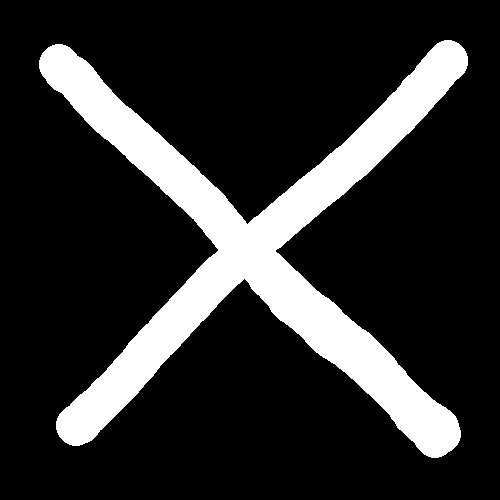
#> input picture hopfieldNetwork/data/img-0.jpeg, 500 x 500 px, given as the content of the folder ../../data/images/numbers, which was not available
$ jupyter execute --allow-errors artificial_retina_2.ipynb
#> lines starting #> are read from the running program, lines starting #| are printed output that depends on the picture; pictures that were not available may be replaced by others from this repository, and a replacement may not be noted
[cell 1]
import glob
from pathlib import Path

import random

import numpy as np
from numba import njit

from PIL import Image
from matplotlib import pyplot as plt

[cell 2]
def load_images(path: Path, thumbnail_shape: tuple) -> list[np.ndarray]:
#> called with thumbnail_shape = (16, 16)
    files = glob.glob(path.as_posix())
    images = []
    for f in files:
        img = Image.open(f).convert('L')
        img.thumbnail(thumbnail_shape, Image.Resampling.BICUBIC)
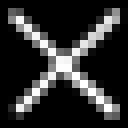
#> img: PIL image 16x16 L (shown 8 times larger); min 0, max 255, mean 46
        img = np.array(img)
        img = -1+(img-img.min())/(img.max()-img.min())*(1-(-1))
        images.append(img)
    return images

[cell 3]
images = load_images(Path('..', '..', 'data', 'images', 'numbers', '*'), (16, 16))
#> images = 1 item

fig, axes = plt.subplots(nrows=2, ncols=5)

fig.set_figwidth(7)
fig.set_figheight(4)

#> (the rest of this cell did not finish here and is left out)

[cell 4]
class Retina:
    def __init__(self, nIn: int, p: float, a: float) -> None:
        self.nIn = nIn
        self.mshape = (nIn, nIn)

        self.w = np.zeros(self.mshape)

        self.p = p
        self.a = a

    def update(self, x: np.ndarray):
        u = x*x.reshape((x.size, 1))
        self.w = self.p*self.w+self.a*u
        self.w *= 1-np.eye(self.nIn)

    def reconstruct(self, x: np.ndarray, niter: int = 1):
        y = x.copy()
        for i in range(niter):
            y = np.dot(self.w, y)
        return y

[cell 5]
n = 16
nIn = n*n
img_shape = (n, n)
mem_shape = (nIn, nIn)

p = 0.8
a = 0.2

noise = 0.0

model = Retina(nIn, p, a)

#> (the rest of this cell did not finish here and is left out)

[cell 6]
fig1, axes1 = plt.subplots(1, figsize=(5, 5), dpi=100)

img = axes1.imshow(model.w, cmap='viridis')

plt.colorbar(img)

plt.autoscale()
plt.tight_layout()
plt.show()
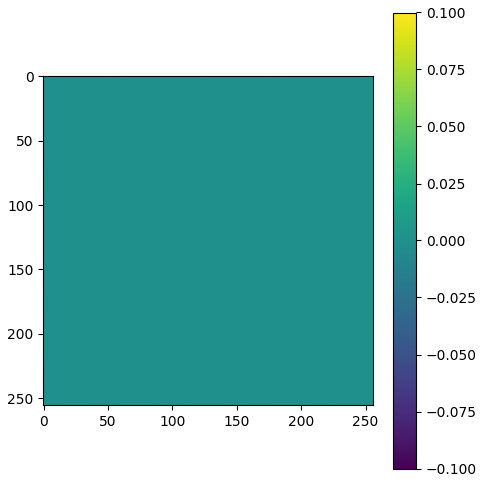
#> figure drawn by matplotlib, 2 panels

[cell 7]
fig2, axes2 = plt.subplots(nrows=3, ncols=3, figsize=(7, 7), dpi=100)

for i in range(3):
    for j in range(3):
        index = 3*i+j
        if index < len(images):
            img = images[index].flatten()
            res = model.reconstruct(img, 1).transpose().reshape(img_shape)
            axes2[i][j].matshow(res, cmap='jet',
                                interpolation='bicubic')

plt.autoscale()
plt.tight_layout()
plt.show()
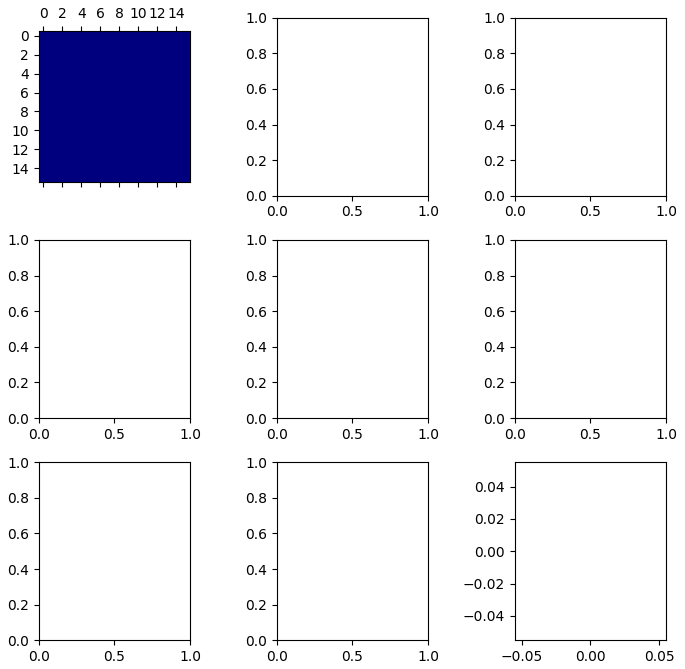
#> figure drawn by matplotlib, 1 panel

$ run again, on hopfieldNetwork/data/img-4.jpeg
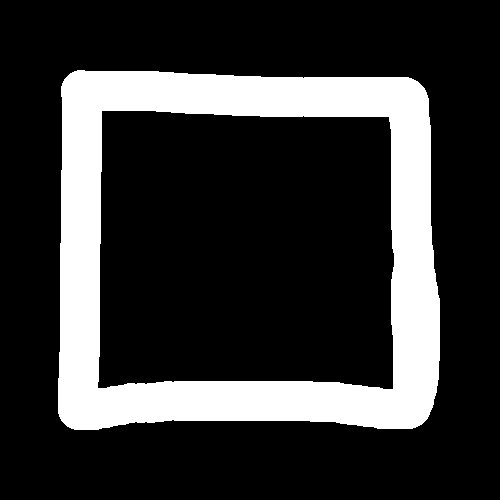
#> input picture hopfieldNetwork/data/img-4.jpeg, 500 x 500 px, given as the content of the folder ../../data/images/numbers, which was not available
#> in load_images, `img.thumbnail(thumbnail_shape, Image.Resampling.BICUBIC)`:
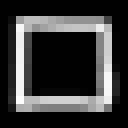
#> img: PIL image 16x16 L (shown 8 times larger); min 0, max 253, mean 55
#> images = 1 item

$ run again, on hopfieldNetwork/data/img-5.jpeg
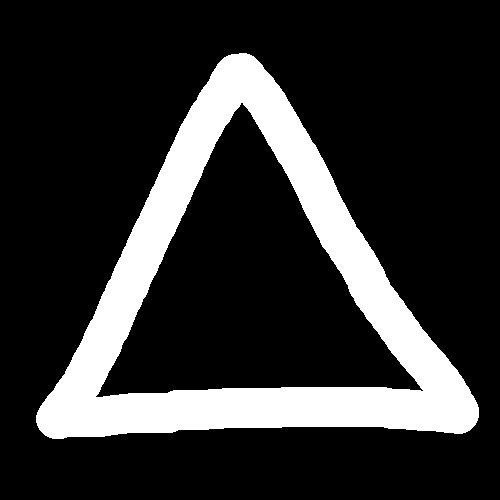
#> input picture hopfieldNetwork/data/img-5.jpeg, 500 x 500 px, given as the content of the folder ../../data/images/numbers, which was not available
#> in load_images, `img.thumbnail(thumbnail_shape, Image.Resampling.BICUBIC)`:
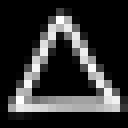
#> img: PIL image 16x16 L (shown 8 times larger); min 0, max 255, mean 49.3
#> images = 1 item

$ run again, on hopfieldNetwork/data/img-B.jpeg
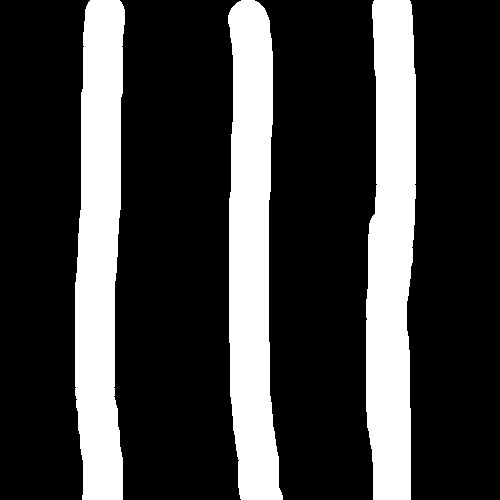
#> input picture hopfieldNetwork/data/img-B.jpeg, 500 x 500 px, given as the content of the folder ../../data/images/numbers, which was not available
#> in load_images, `img.thumbnail(thumbnail_shape, Image.Resampling.BICUBIC)`:
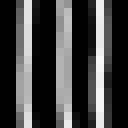
#> img: PIL image 16x16 L (shown 8 times larger); min 0, max 247, mean 64.3
#> images = 1 item
